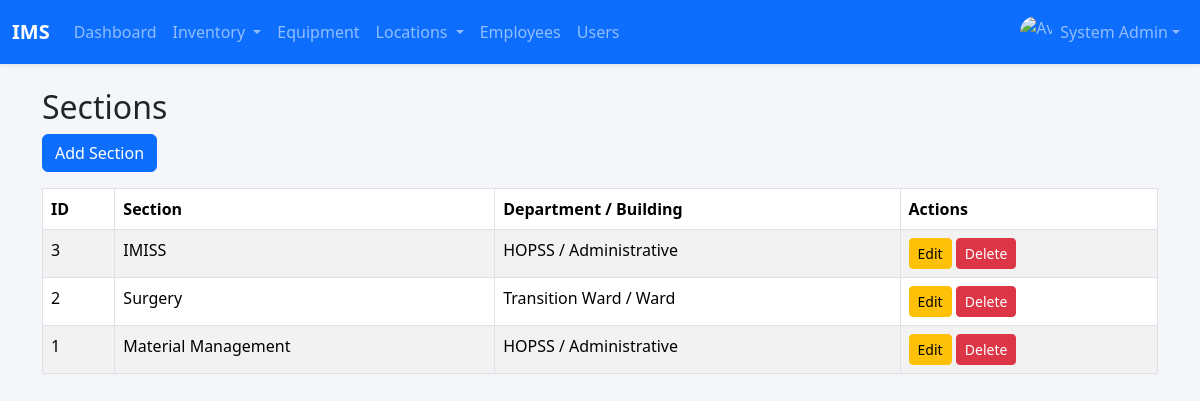
The app's page /sections.php (signed in) with its own data.
### tables this page shows
CREATE TABLE `users` (
  `id` int(11) NOT NULL,
  `firstname` varchar(100) DEFAULT NULL,
  `lastname` varchar(100) DEFAULT NULL,
  `username` varchar(80) DEFAULT NULL,
  `password` varchar(255) DEFAULT NULL,
  `avatar` varchar(255) DEFAULT NULL,
  `role` enum('admin','staff') DEFAULT 'staff',
  `created_at` timestamp NOT NULL DEFAULT current_timestamp()
);

CREATE TABLE `sections` (
  `id` int(11) NOT NULL,
  `department_id` int(11) DEFAULT NULL,
  `name` varchar(255) NOT NULL
);

CREATE TABLE `departments` (
  `id` int(11) NOT NULL,
  `building_id` int(11) DEFAULT NULL,
  `name` varchar(255) NOT NULL
);

CREATE TABLE `buildings` (
  `id` int(11) NOT NULL,
  `name` varchar(255) NOT NULL,
  `floor` int(11) NOT NULL DEFAULT 1
);

### config.php (called while the page is built, shortened)
<?php
$mysqli = new mysqli('localhost', 'root', '', 'inventory_db');
function e($string) {
    return htmlspecialchars($string, ENT_QUOTES, 'UTF-8');
}
function current_user() {
    global $mysqli;
    $uid = intval($_SESSION['user_id']);
    $res = $mysqli->query("SELECT * FROM users WHERE id = $uid LIMIT 1");
    return $res ? $res->fetch_assoc() : null;
}
?>

### sections.php (the view, shortened to what this page needs)
<?php
include 'header.php';
$res = $mysqli->query("SELECT s.*, d.name AS department_name, b.name AS building_name
                       FROM sections s
                       LEFT JOIN departments d ON s.department_id=d.id
                       LEFT JOIN buildings b ON d.building_id=b.id
                       ORDER BY s.id DESC");
?>
<div class="container mt-4">
    <h2>Sections</h2>
    <button class="btn btn-primary mb-3" data-bs-toggle="modal" data-bs-target="#sectionModal" onclick="openSectionModal()">Add Section</button>
    <table class="table table-bordered table-striped">
        <thead>
            <tr>
                <th>ID</th>
                <th>Section</th>
                <th>Department / Building</th>
                <th>Actions</th>
            </tr>
        </thead>
        <tbody>
            <?php while($s = $res->fetch_assoc()): ?>
            <tr>
                <td><?= $s['id'] ?></td>
                <td><?= e($s['name']) ?></td>
                <td><?= e($s['department_name'].' / '.$s['building_name']) ?></td>
                <td>
                    <button class="btn btn-sm btn-warning" data-bs-toggle="modal" data-bs-target="#sectionModal"
                        onclick="openSectionModal(<?= $s['id'] ?>,'<?= e($s['name']) ?>',<?= $s['department_id'] ?? 'null' ?>)">Edit</button>
                    <a href="sections.php?action=delete&id=<?= $s['id'] ?>" class="btn btn-sm btn-danger" onclick="return confirm('Delete this section?')">Delete</a>
                </td>
            </tr>
            <?php endwhile; ?>
        </tbody>
    </table>
</div>

### header.php (shortened to what this page needs)
<?php
require_once 'config.php';
?>
<!DOCTYPE html>
<html lang="en">
<head>
    <link href="https://cdn.jsdelivr.net/npm/bootstrap@5.3.2/dist/css/bootstrap.min.css" rel="stylesheet">
</head>
<body>
<?php
$u = current_user();
?>
<nav class="navbar navbar-expand-lg navbar-dark bg-primary mb-4 shadow-sm">
    <div class="container-fluid">
        <a class="navbar-brand fw-bold" href="dashboard.php">IMS</a>
        <div class="collapse navbar-collapse" id="mainNavbar">
            <ul class="navbar-nav me-auto mb-2 mb-lg-0">
                <li class="nav-item">
                    <a class="nav-link" href="dashboard.php">Dashboard</a>
                </li>
                <li class="nav-item dropdown">
                    <a class="nav-link dropdown-toggle" href="#" role="button" data-bs-toggle="dropdown">
                        Inventory
                    </a>
                </li>
                <li class="nav-item">
                    <a class="nav-link" href="equipment.php">Equipment</a>
                </li>
                <?php if($u['role'] === 'admin'): ?>
                <li class="nav-item dropdown">
                    <a class="nav-link dropdown-toggle" href="#" role="button" data-bs-toggle="dropdown">
                        Locations
                    </a>
                </li>
                <li class="nav-item">
                    <a class="nav-link" href="employees.php">
                        <i class="fas fa-users"></i> Employees
                    </a>
                </li>
                <li class="nav-item">
                    <a class="nav-link" href="users.php">Users</a>
                </li>
                <?php endif; ?>
            </ul>
            <ul class="navbar-nav ms-auto">
                <li class="nav-item dropdown">
                    <a class="nav-link dropdown-toggle d-flex align-items-center" href="#" data-bs-toggle="dropdown">
                        <img src="<?= !empty($u['avatar']) ? 'uploads/avatars/'.$u['avatar'] : 'assets/img/default-avatar.png' ?>"
                             alt="Avatar"
                             class="rounded-circle me-2"
                             style="width: 32px; height: 32px; object-fit: cover;">
                        <span><?= e($u['firstname'].' '.$u['lastname']) ?></span>
                    </a>
                </li>
            </ul>
        </div>
    </div>
</nav>
</body>
</html>

### header.php (style rules this page uses)
body { background: #f5f6fa; }

### records on screen
users: firstname+lastname "System Admin"
sections: id "3", name "IMISS", department.name "HOPSS / Administrative"
sections: id "2", name "Surgery", department.name "Transition Ward / Ward"
sections: id "1", name "Material Management", department.name "HOPSS / Administrative"
